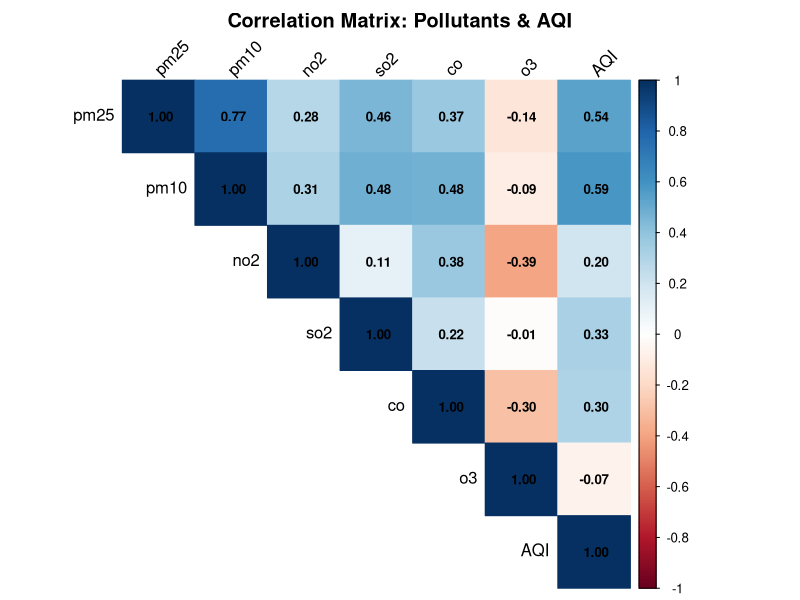
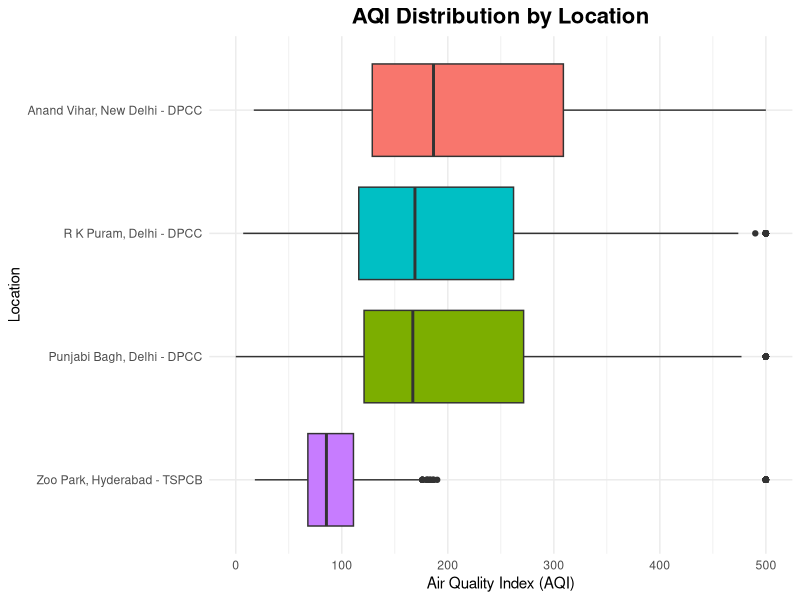
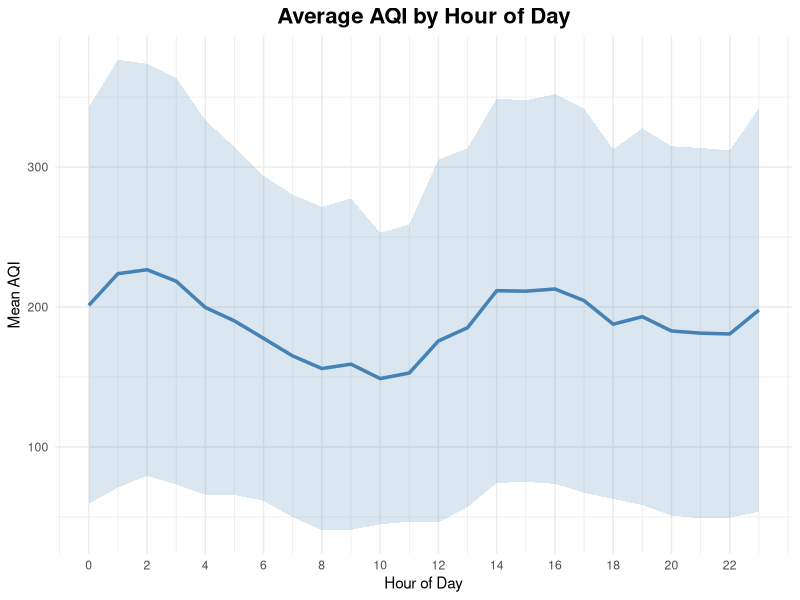
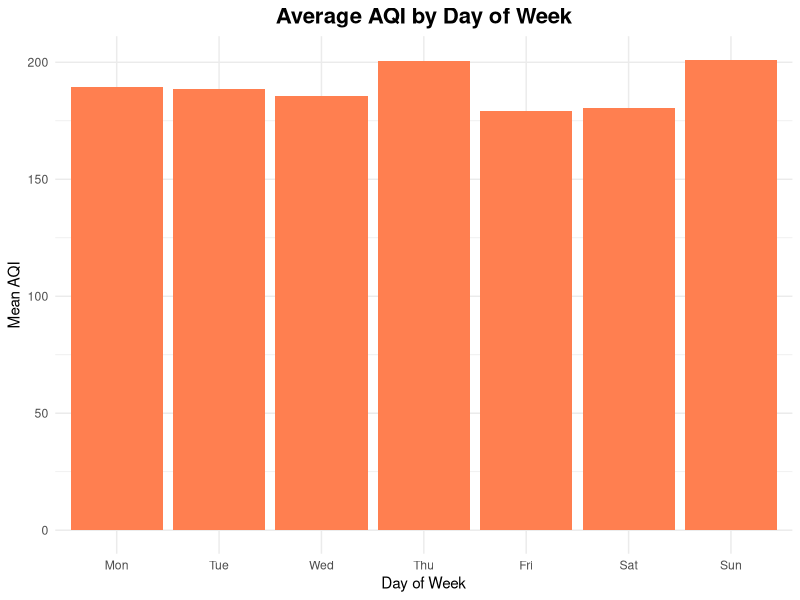
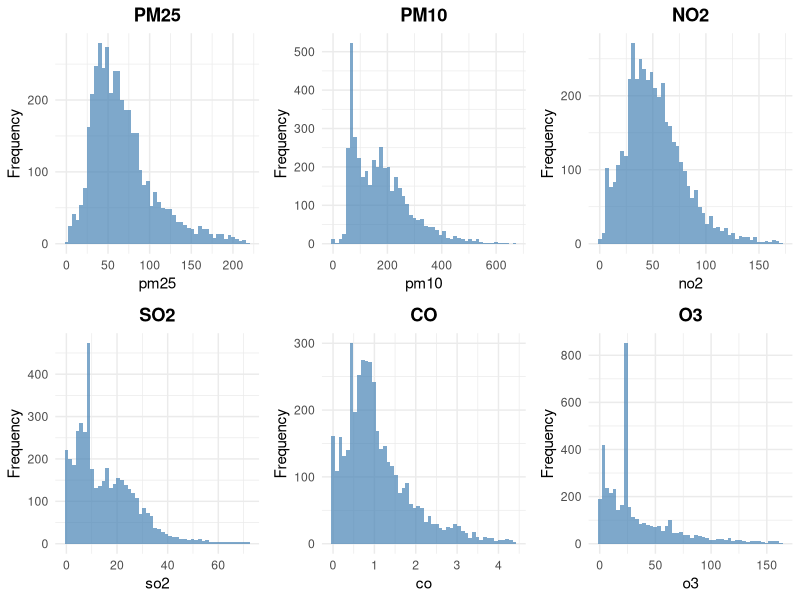
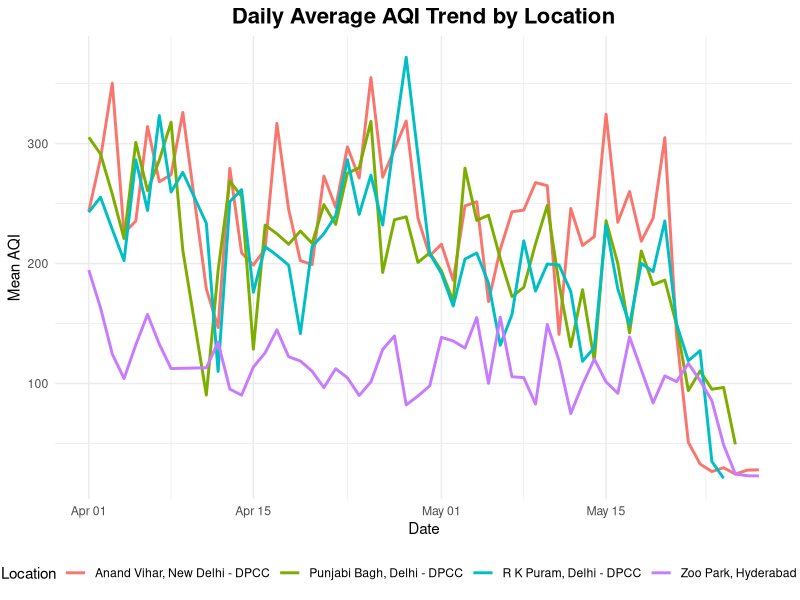
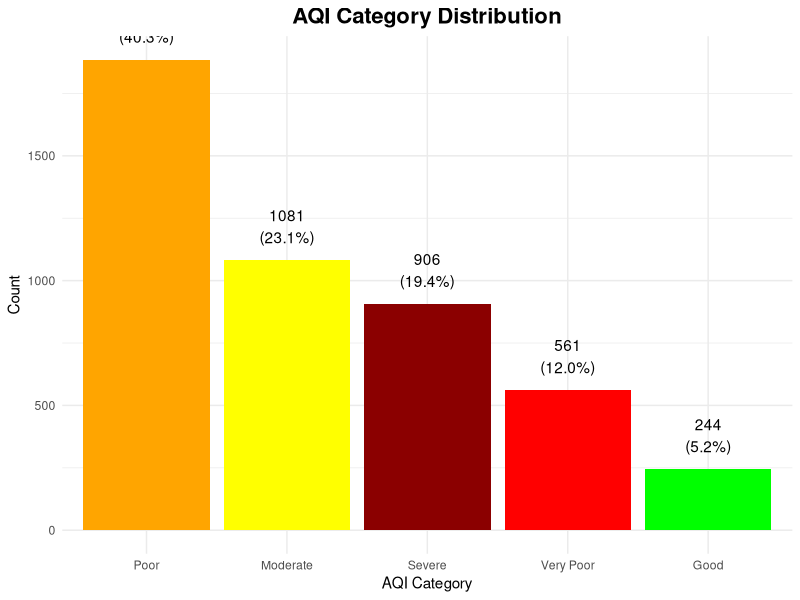

These charts were generated, in order, by the following R code:
# Statistical Analysis & EDA using R
# This script performs comprehensive statistical analysis on the ML-ready data
# Outputs: Correlation analysis, ANOVA tests, time series decomposition, visualizations

# Load required libraries
library(tidyverse)
library(corrplot)
library(ggplot2)
library(lubridate)
library(gridExtra)

# Set working directory to project root
# When running from Rscript, use command line args or current directory
args <- commandArgs(trailingOnly = FALSE)
script_path <- sub("--file=", "", args[grep("--file=", args)])

if (length(script_path) > 0) {
  # Running from Rscript with file path
  script_dir <- dirname(script_path)
  setwd(dirname(script_dir))
} else {
  # Running interactively or from current directory
  if (basename(getwd()) == "scripts") {
    setwd("..")
  }
}

# Create output directory for R analysis
dir.create("data/processed/r_analysis", showWarnings = FALSE)

cat("================================================================================\n")
cat("Starting Statistical Analysis & EDA (R)\n")
cat("================================================================================\n")

# ============================================================================
# 1. LOAD DATA
# ============================================================================
cat("\n1. Loading ML-ready data...\n")
df <- read_csv("data/processed/ml_ready_data.csv", show_col_types = FALSE)
cat(sprintf("   Loaded %s records with %s features\n", format(nrow(df), big.mark=","), ncol(df)))

# Convert datetime
df$datetime_utc <- as.POSIXct(df$datetime_utc, format="%Y-%m-%d %H:%M:%S", tz="UTC")

# ============================================================================
# 2. DESCRIPTIVE STATISTICS
# ============================================================================
cat("\n2. Computing descriptive statistics...\n")

# Summary statistics for key pollutants and AQI
pollutants <- c("pm25", "pm10", "no2", "so2", "co", "o3", "AQI")
summary_stats <- df %>%
  select(all_of(pollutants)) %>%
  summary()

# Save summary statistics
sink("data/processed/r_analysis/descriptive_stats.txt")
cat("DESCRIPTIVE STATISTICS\n")
cat("================================================================================\n\n")
print(summary_stats)
sink()

cat("   Saved: data/processed/r_analysis/descriptive_stats.txt\n")

# ============================================================================
# 3. CORRELATION ANALYSIS
# ============================================================================
cat("\n3. Performing correlation analysis...\n")

# Correlation matrix for pollutants and AQI
cor_data <- df %>%
  select(all_of(pollutants)) %>%
  na.omit()

cor_matrix <- cor(cor_data)

# Save correlation matrix
png("data/processed/r_analysis/correlation_matrix.png", width=1200, height=1000, res=150)
corrplot(cor_matrix, 
         method="color", 
         type="upper",
         addCoef.col="black",
         tl.col="black",
         tl.srt=45,
         title="Correlation Matrix: Pollutants & AQI",
         mar=c(0,0,2,0),
         number.cex=0.8)
dev.off()

cat("   Saved: data/processed/r_analysis/correlation_matrix.png\n")

# ============================================================================
# 4. LOCATION-WISE ANALYSIS
# ============================================================================
cat("\n4. Analyzing location-wise patterns...\n")

# AQI by location
location_summary <- df %>%
  group_by(location_name) %>%
  summarise(
    count = n(),
    mean_aqi = mean(AQI, na.rm=TRUE),
    median_aqi = median(AQI, na.rm=TRUE),
    sd_aqi = sd(AQI, na.rm=TRUE),
    min_aqi = min(AQI, na.rm=TRUE),
    max_aqi = max(AQI, na.rm=TRUE)
  ) %>%
  arrange(desc(mean_aqi))

# Save location summary
write_csv(location_summary, "data/processed/r_analysis/location_summary.csv")
cat("   Saved: data/processed/r_analysis/location_summary.csv\n")

# Boxplot: AQI by location
png("data/processed/r_analysis/aqi_by_location.png", width=1400, height=800, res=150)
ggplot(df, aes(x=reorder(location_name, AQI, FUN=median), y=AQI, fill=location_name)) +
  geom_boxplot() +
  coord_flip() +
  labs(title="AQI Distribution by Location",
       x="Location",
       y="Air Quality Index (AQI)") +
  theme_minimal() +
  theme(legend.position="none",
        plot.title=element_text(hjust=0.5, size=16, face="bold"))
dev.off()

cat("   Saved: data/processed/r_analysis/aqi_by_location.png\n")

# ============================================================================
# 5. TEMPORAL PATTERNS
# ============================================================================
cat("\n5. Analyzing temporal patterns...\n")

# AQI by hour of day
hourly_pattern <- df %>%
  group_by(hour) %>%
  summarise(
    mean_aqi = mean(AQI, na.rm=TRUE),
    sd_aqi = sd(AQI, na.rm=TRUE)
  )

png("data/processed/r_analysis/aqi_hourly_pattern.png", width=1200, height=700, res=150)
ggplot(hourly_pattern, aes(x=hour, y=mean_aqi)) +
  geom_line(color="steelblue", size=1.2) +
  geom_ribbon(aes(ymin=mean_aqi-sd_aqi, ymax=mean_aqi+sd_aqi), alpha=0.2, fill="steelblue") +
  labs(title="Average AQI by Hour of Day",
       x="Hour of Day",
       y="Mean AQI") +
  scale_x_continuous(breaks=seq(0, 23, 2)) +
  theme_minimal() +
  theme(plot.title=element_text(hjust=0.5, size=16, face="bold"))
dev.off()

cat("   Saved: data/processed/r_analysis/aqi_hourly_pattern.png\n")

# AQI by day of week
weekly_pattern <- df %>%
  group_by(day_of_week) %>%
  summarise(
    mean_aqi = mean(AQI, na.rm=TRUE),
    sd_aqi = sd(AQI, na.rm=TRUE)
  )

png("data/processed/r_analysis/aqi_weekly_pattern.png", width=1200, height=700, res=150)
ggplot(weekly_pattern, aes(x=factor(day_of_week, labels=c("Mon","Tue","Wed","Thu","Fri","Sat","Sun")), 
                            y=mean_aqi)) +
  geom_bar(stat="identity", fill="coral") +
  labs(title="Average AQI by Day of Week",
       x="Day of Week",
       y="Mean AQI") +
  theme_minimal() +
  theme(plot.title=element_text(hjust=0.5, size=16, face="bold"))
dev.off()

cat("   Saved: data/processed/r_analysis/aqi_weekly_pattern.png\n")

# ============================================================================
# 6. POLLUTANT DISTRIBUTIONS
# ============================================================================
cat("\n6. Analyzing pollutant distributions...\n")

# Create histograms for each pollutant
pollutant_plots <- list()

for (pollutant in c("pm25", "pm10", "no2", "so2", "co", "o3")) {
  p <- ggplot(df, aes_string(x=pollutant)) +
    geom_histogram(bins=50, fill="steelblue", alpha=0.7) +
    labs(title=toupper(pollutant), x=pollutant, y="Frequency") +
    theme_minimal() +
    theme(plot.title=element_text(hjust=0.5, face="bold"))
  
  pollutant_plots[[pollutant]] <- p
}

png("data/processed/r_analysis/pollutant_distributions.png", width=1600, height=1200, res=150)
grid.arrange(grobs=pollutant_plots, ncol=3)
dev.off()

cat("   Saved: data/processed/r_analysis/pollutant_distributions.png\n")

# ============================================================================
# 7. ANOVA TESTS
# ============================================================================
cat("\n7. Performing ANOVA tests...\n")

# ANOVA: AQI by location
anova_location <- aov(AQI ~ location_name, data=df)
anova_location_summary <- summary(anova_location)

# ANOVA: AQI by time of day
df$time_of_day <- cut(df$hour, 
                       breaks=c(0, 6, 12, 18, 24),
                       labels=c("Night", "Morning", "Afternoon", "Evening"),
                       include.lowest=TRUE)

anova_time <- aov(AQI ~ time_of_day, data=df)
anova_time_summary <- summary(anova_time)

# Save ANOVA results
sink("data/processed/r_analysis/anova_results.txt")
cat("ANOVA RESULTS\n")
cat("================================================================================\n\n")
cat("1. AQI by Location\n")
cat("------------------\n")
print(anova_location_summary)
cat("\n\n2. AQI by Time of Day\n")
cat("---------------------\n")
print(anova_time_summary)
sink()

cat("   Saved: data/processed/r_analysis/anova_results.txt\n")

# ============================================================================
# 8. TIME SERIES VISUALIZATION
# ============================================================================
cat("\n8. Creating time series visualizations...\n")

# Daily average AQI trend
daily_trend <- df %>%
  mutate(date = as.Date(datetime_utc)) %>%
  group_by(date, location_name) %>%
  summarise(mean_aqi = mean(AQI, na.rm=TRUE), .groups="drop")

png("data/processed/r_analysis/aqi_time_series.png", width=1600, height=800, res=150)
ggplot(daily_trend, aes(x=date, y=mean_aqi, color=location_name)) +
  geom_line(size=1) +
  labs(title="Daily Average AQI Trend by Location",
       x="Date",
       y="Mean AQI",
       color="Location") +
  theme_minimal() +
  theme(plot.title=element_text(hjust=0.5, size=16, face="bold"),
        legend.position="bottom")
dev.off()

cat("   Saved: data/processed/r_analysis/aqi_time_series.png\n")

# ============================================================================
# 9. AQI CATEGORY ANALYSIS
# ============================================================================
cat("\n9. Analyzing AQI categories...\n")

# AQI category distribution
category_dist <- df %>%
  count(AQI_Category) %>%
  mutate(percentage = n / sum(n) * 100) %>%
  arrange(desc(n))

png("data/processed/r_analysis/aqi_category_distribution.png", width=1200, height=800, res=150)
ggplot(category_dist, aes(x=reorder(AQI_Category, -n), y=n, fill=AQI_Category)) +
  geom_bar(stat="identity") +
  geom_text(aes(label=sprintf("%s\n(%.1f%%)", n, percentage)), vjust=-0.5) +
  labs(title="AQI Category Distribution",
       x="AQI Category",
       y="Count") +
  scale_fill_manual(values=c("Good"="green", "Moderate"="yellow", 
                              "Poor"="orange", "Very Poor"="red", "Severe"="darkred")) +
  theme_minimal() +
  theme(plot.title=element_text(hjust=0.5, size=16, face="bold"),
        legend.position="none")
dev.off()

cat("   Saved: data/processed/r_analysis/aqi_category_distribution.png\n")

# ============================================================================
# 10. SUMMARY REPORT
# ============================================================================
cat("\n10. Generating summary report...\n")

sink("data/processed/r_analysis/analysis_summary.txt")
cat("STATISTICAL ANALYSIS SUMMARY\n")
cat("================================================================================\n\n")
cat(sprintf("Analysis Date: %s\n", Sys.Date()))
cat(sprintf("Total Records: %s\n", format(nrow(df), big.mark=",")))
cat(sprintf("Date Range: %s to %s\n", min(df$datetime_utc), max(df$datetime_utc)))
cat(sprintf("Number of Locations: %s\n\n", n_distinct(df$location_name)))

cat("KEY FINDINGS:\n")
cat("-------------\n\n")

cat("1. Overall AQI Statistics:\n")
cat(sprintf("   - Mean AQI: %.1f\n", mean(df$AQI, na.rm=TRUE)))
cat(sprintf("   - Median AQI: %.1f\n", median(df$AQI, na.rm=TRUE)))
cat(sprintf("   - Std Dev: %.1f\n\n", sd(df$AQI, na.rm=TRUE)))

cat("2. Location with Highest Mean AQI:\n")
cat(sprintf("   - %s (Mean AQI: %.1f)\n\n", 
            location_summary$location_name[1], 
            location_summary$mean_aqi[1]))

cat("3. Most Common AQI Category:\n")
cat(sprintf("   - %s (%.1f%% of records)\n\n", 
            category_dist$AQI_Category[1], 
            category_dist$percentage[1]))

cat("4. Strongest Correlations with AQI:\n")
aqi_cors <- cor_matrix[,"AQI"]
aqi_cors <- sort(abs(aqi_cors[names(aqi_cors) != "AQI"]), decreasing=TRUE)
for (i in 1:min(3, length(aqi_cors))) {
  cat(sprintf("   - %s: %.3f\n", names(aqi_cors)[i], aqi_cors[i]))
}

cat("\n\nOUTPUT FILES GENERATED:\n")
cat("-----------------------\n")
cat("  1. descriptive_stats.txt - Summary statistics\n")
cat("  2. correlation_matrix.png - Correlation heatmap\n")
cat("  3. location_summary.csv - Location-wise statistics\n")
cat("  4. aqi_by_location.png - Boxplot by location\n")
cat("  5. aqi_hourly_pattern.png - Hourly AQI trends\n")
cat("  6. aqi_weekly_pattern.png - Weekly AQI patterns\n")
cat("  7. pollutant_distributions.png - Histograms\n")
cat("  8. anova_results.txt - ANOVA test results\n")
cat("  9. aqi_time_series.png - Time series plot\n")
cat("  10. aqi_category_distribution.png - Category breakdown\n")
cat("  11. analysis_summary.txt - This file\n")

sink()

cat("   Saved: data/processed/r_analysis/analysis_summary.txt\n")

cat("\n================================================================================\n")
cat("Statistical Analysis Complete!\n")
cat("================================================================================\n")
cat("All outputs saved to: data/processed/r_analysis/\n")
cat("\nNext step: Train ML models (6_train_models.py)\n")
